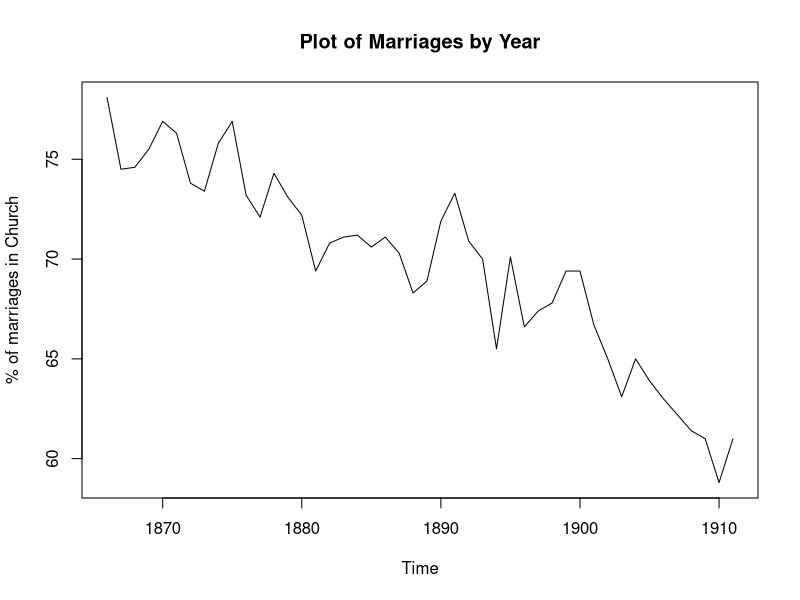
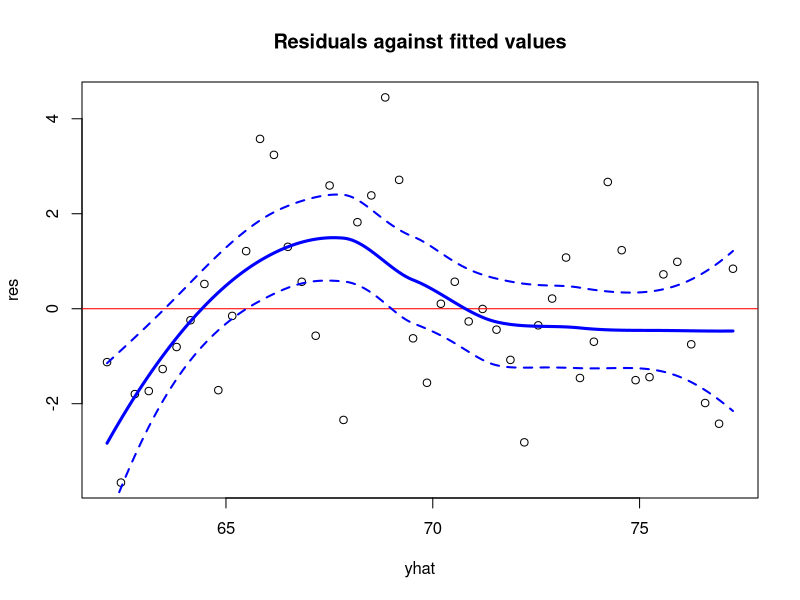
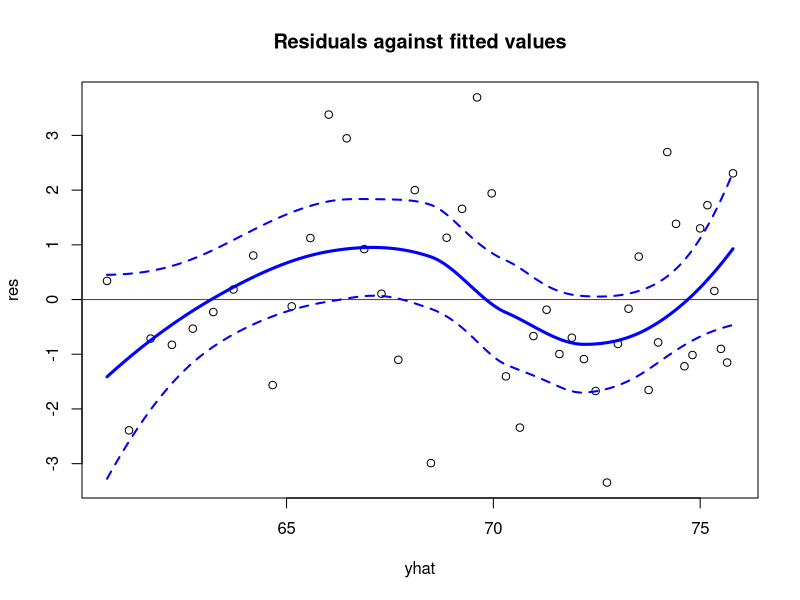
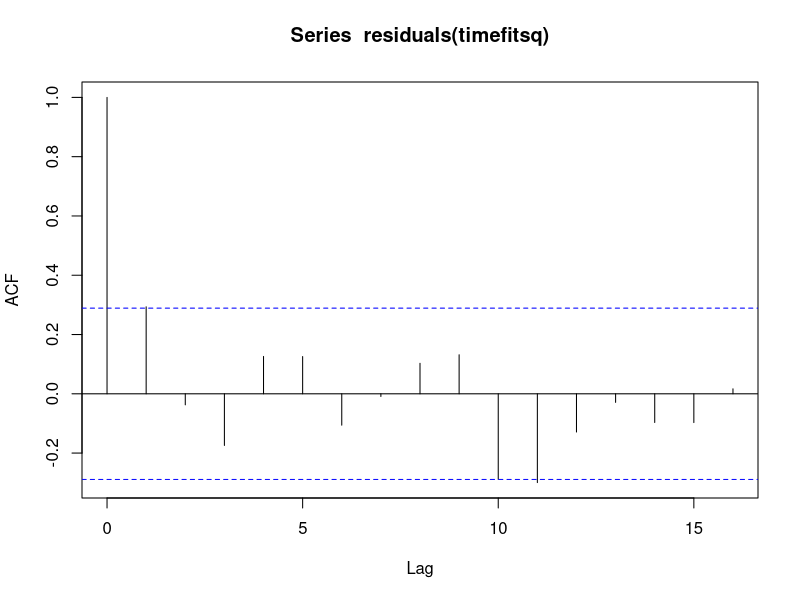
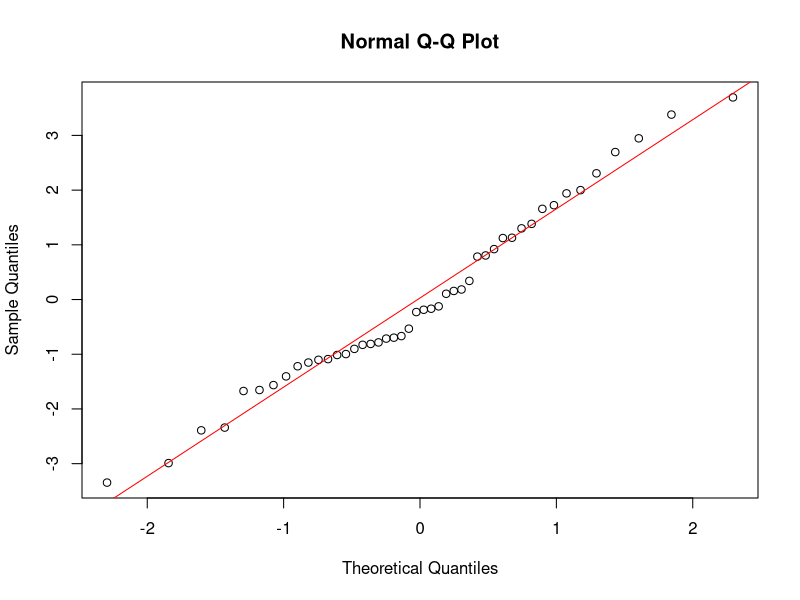
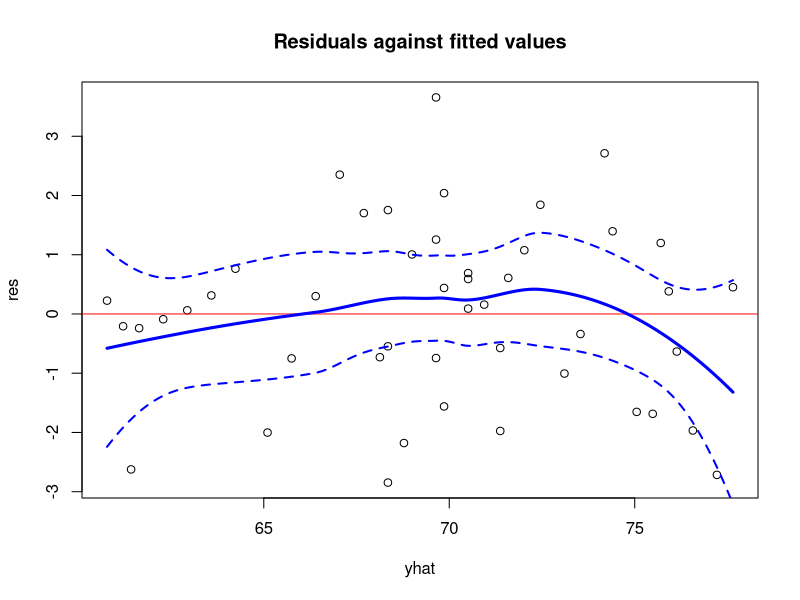
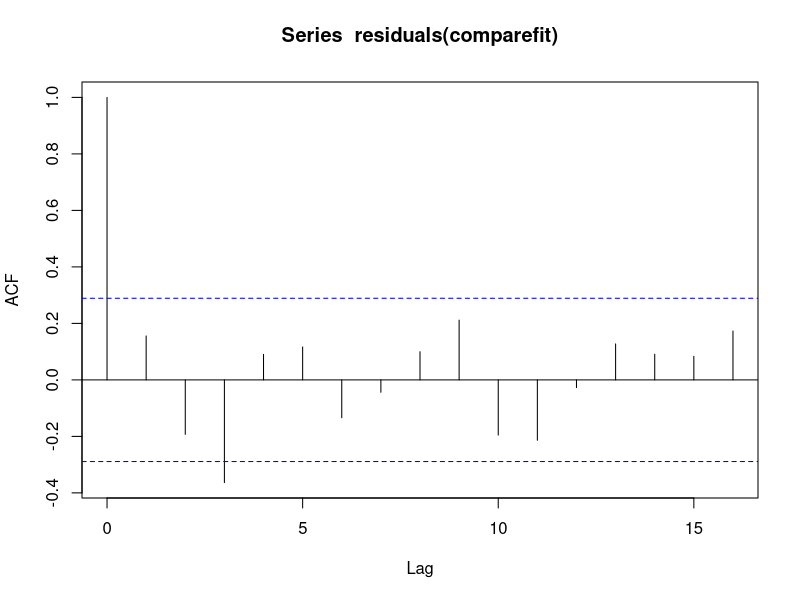
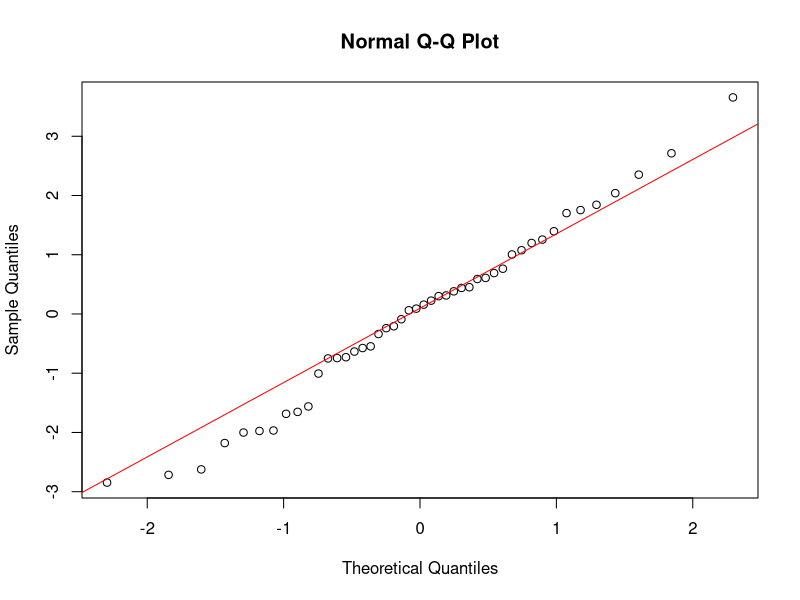

R code for these plots, in order:
mortality<-scan("yule1.dat", skip=12) #ignore the first 12 rows
mortality<-ts(mortality, start=1866)
marriages<-scan("yule2.dat", skip=12)
marriages<-ts(marriages, start=1866)
time<-1866:1911

########################################
##Regression of marriages against time##
########################################

##make marriages plot
plot(marriages, ylab="% of marriages in Church", main="Plot of Marriages by Year")

#do regression for marriages
timefit<-lm(marriages~time)
summary(timefit)
AIC(timefit)

##store residuals and fitted values to create residual plot later
res<-timefit$residuals
yhat<-timefit$fitted.values

##create residual plot with loess curve
plot(yhat,res,main="Residuals against fitted values")
abline(h=0, col="red")
loess.fit<-loess(y~x, data.frame(x=yhat,y=res)) ##compute loess fit
yhat.grid<-seq(from=min(yhat),to=max(yhat),length=200) ##generate a sequence for fitted values, ranging from min to max, 200 points
tmp<-predict(loess.fit,newdata=data.frame(x=yhat.grid),
se=T) ##compute the predicted values from loess fit based on values of yhat above. se=T means to compute standard errors for loess fit.
lines(yhat.grid,tmp$fit,lwd=3, col="blue")
lines(yhat.grid,tmp$fit-2*tmp$se.fit, lwd=2, lty=2, col="blue")
lines(yhat.grid,tmp$fit+2*tmp$se.fit, lwd=2, lty=2, col="blue")

##################################################################
##Add squared term for time, based on the previous residual plot##
##################################################################

##consider adding squared term for time
timesq<-time^2

#do regression
timefitsq<-lm(marriages~time+timesq)
anova(timefitsq) 
summary(timefitsq)
AIC(timefitsq)

##residual plot for model with squared term

res<-timefitsq$residuals
yhat<-timefitsq$fitted.values

plot(yhat,res,main="Residuals against fitted values")
abline(h=0, col="red")
loess.fit<-loess(y~x, data.frame(x=yhat,y=res)) ##compute loess fit
yhat.grid<-seq(from=min(yhat),to=max(yhat),length=200) ##generate a sequence for fitted values, ranging from min to max, 200 points
tmp<-predict(loess.fit,newdata=data.frame(x=yhat.grid),
se=T) ##compute the predicted values from loess fit based on values of yhat above. se=T means to compute standard errors for loess fit.
lines(yhat.grid,tmp$fit,lwd=3, col="blue")
lines(yhat.grid,tmp$fit-2*tmp$se.fit, lwd=2, lty=2, col="blue")
lines(yhat.grid,tmp$fit+2*tmp$se.fit, lwd=2, lty=2, col="blue")

##acf plot of residuals
acf(residuals(timefitsq))

##qq plot of residuals
qqnorm(residuals(timefitsq))
qqline(residuals(timefitsq), col="red")

##################################################
##Regression of marriages against mortality rate##
##################################################

comparefit<-lm(marriages~mortality)
anova(comparefit)
summary(comparefit)
AIC(comparefit)

##residual plot

res<-comparefit$residuals
yhat<-comparefit$fitted.values

plot(yhat,res,main="Residuals against fitted values")
abline(h=0, col="red")
loess.fit<-loess(y~x, data.frame(x=yhat,y=res)) ##compute loess fit
yhat.grid<-seq(from=min(yhat),to=max(yhat),length=200) ##generate a sequence for fitted values, ranging from min to max, 200 points
tmp<-predict(loess.fit,newdata=data.frame(x=yhat.grid),
se=T) ##compute the predicted values from loess fit based on values of yhat above. se=T means to compute standard errors for loess fit.
lines(yhat.grid,tmp$fit,lwd=3, col="blue")
lines(yhat.grid,tmp$fit-2*tmp$se.fit, lwd=2, lty=2, col="blue")
lines(yhat.grid,tmp$fit+2*tmp$se.fit, lwd=2, lty=2, col="blue")

##acf plot
acf(residuals(comparefit))

##qq plot
qqnorm(residuals(comparefit))
qqline(residuals(comparefit), col="red")

#######################################
##Add time to the previous regression##
#######################################

comparetimefit<-lm(marriages~mortality+time)
anova(comparetimefit)
summary(comparetimefit)
AIC(comparetimefit)


